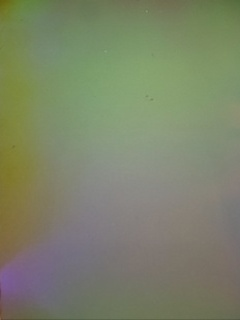
#> input picture archive-isaaclab-2.3.2/packages/contrib/isaaclab_contrib/sensors/openworldtactile_sensor/gelsight_r15_data/bg.jpg, 240 x 320 px; its folder holds only this picture in this run
$ python -i openworldtactile_marker_tracking.py   (imports and definitions only)   (older library calls are emulated)
#> lines starting #> are read from the running program, lines starting #| are printed output that depends on the picture
from __future__ import annotations

from dataclasses import dataclass
from typing import Any

import cv2
import numpy as np

from .openworldtactile_camera_membrane import CameraMembraneObservation, extract_camera_observation
from .openworldtactile_uipc_force import FORCE_CHANNEL_ORDER, FORCE_UNITS


EPS = 1.0e-9


@dataclass
class MarkerDetection:
    id: int
    x_px: float
    y_px: float
    radius_px: float
    confidence: float
    area_px: float


@dataclass
class MarkerTrack:
    id: int
    rest_x_px: float
    rest_y_px: float
    current_x_px: float
    current_y_px: float
    dx_px: float
    dy_px: float
    valid: bool
    confidence: float
    match_distance_px: float


@dataclass
class MarkerFlowResult:
    dense_flow_px: np.ndarray
    corrected_flow_px: np.ndarray
    shear_map: np.ndarray
    shear_confidence: np.ndarray
    rest_markers: list[MarkerDetection]
    current_markers: list[MarkerDetection]
    marker_tracks: list[MarkerTrack]
    marker_tracks_array: np.ndarray
    marker_overlay: np.ndarray


def _as_rgb_uint8(image: np.ndarray) -> np.ndarray:
    rgb = np.asarray(image)
    if rgb.ndim >= 4 and rgb.shape[0] == 1:
        rgb = rgb[0]
    if rgb.ndim != 3 or rgb.shape[-1] < 3:
        raise ValueError(f"RGB image must have shape H x W x 3 or H x W x 4, got {rgb.shape}")
    rgb = rgb[..., :3]
    if rgb.dtype == np.uint8:
        return np.ascontiguousarray(rgb)
    rgb = rgb.astype(np.float32, copy=False)
    if float(np.nanmax(rgb)) <= 1.0:
        rgb = rgb * 255.0
    return np.ascontiguousarray(np.clip(rgb, 0.0, 255.0).astype(np.uint8))


def _rgb_to_gray(rgb: np.ndarray) -> np.ndarray:
    return cv2.cvtColor(_as_rgb_uint8(rgb), cv2.COLOR_RGB2GRAY)


def detect_black_markers(
    rgb: np.ndarray,
    *,
    threshold: int = 70,
    min_area_px: float = 8.0,
    max_area_px: float = 800.0,
    min_circularity: float = 0.35,
    border_px: int = 2,
) -> list[MarkerDetection]:
    """Detect dark circular marker dots in an RGB camera frame."""
#> called with threshold = 70, min_area_px = 8, max_area_px = 800, min_circularity = 0.35, border_px = 2

    image = _as_rgb_uint8(rgb)
    height, width = image.shape[:2]
#> height = 320; width = 240
    gray = cv2.cvtColor(image, cv2.COLOR_RGB2GRAY)
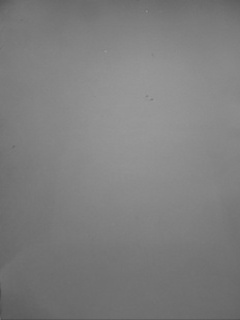
#> gray: shape (320, 240); min 76, max 153, mean 126.2
    mask = (gray <= int(threshold)).astype(np.uint8) * 255
#> mask: shape (320, 240); every value is 0
    if border_px > 0:
        mask[:border_px, :] = 0
        mask[-border_px:, :] = 0
        mask[:, :border_px] = 0
        mask[:, -border_px:] = 0

    kernel = np.ones((3, 3), dtype=np.uint8)
    mask = cv2.morphologyEx(mask, cv2.MORPH_OPEN, kernel)
    mask = cv2.morphologyEx(mask, cv2.MORPH_CLOSE, kernel)

    num_labels, labels, stats, centroids = cv2.connectedComponentsWithStats(mask, connectivity=8)
#> labels: shape (320, 240) int32; every value is 0
#> num_labels = 1; stats = [[0, 0, 240, 320, 76800]]; centroids = [[119.5, 159.5]]
    detections: list[MarkerDetection] = []
    for label in range(1, num_labels):
        area = float(stats[label, cv2.CC_STAT_AREA])
        if area < min_area_px or area > max_area_px:
            continue

        component_mask = (labels == label).astype(np.uint8) * 255
        contours, _ = cv2.findContours(component_mask, cv2.RETR_EXTERNAL, cv2.CHAIN_APPROX_SIMPLE)
        if not contours:
            continue
        perimeter = float(cv2.arcLength(max(contours, key=cv2.contourArea), True))
        circularity = 4.0 * np.pi * area / max(perimeter * perimeter, EPS)
        if circularity < min_circularity:
            continue

        x_px = float(centroids[label][0])
        y_px = float(centroids[label][1])
        if not (0.0 <= x_px < width and 0.0 <= y_px < height):
            continue
        radius = float(np.sqrt(area / np.pi))
        darkness = 1.0 - float(np.mean(gray[labels == label])) / 255.0
        confidence = float(np.clip(0.65 * circularity + 0.35 * darkness, 0.0, 1.0))
        detections.append(
            MarkerDetection(
                id=-1,
                x_px=x_px,
                y_px=y_px,
                radius_px=radius,
                confidence=confidence,
                area_px=area,
            )
        )
#> after the loop, detections = []

    detections.sort(key=lambda m: (m.y_px, m.x_px))
    return [
        MarkerDetection(
            id=idx,
            x_px=marker.x_px,
            y_px=marker.y_px,
            radius_px=marker.radius_px,
            confidence=marker.confidence,
            area_px=marker.area_px,
        )
        for idx, marker in enumerate(detections)
    ]


# [261 lines left out: functions _compute_dense_flow, _sample_field_bilinear, _match_markers, _idw_vectors, _texture_confidence, _forward_backward_confidence and 3 more, not called in this run]


class HybridMarkerFlowTracker:
    """Track a textured membrane with dense optical flow anchored by marker dots."""

    # [146 lines left out: functions __init__, set_rest_rgb, track, not called in this run]


# [201 lines that did not run here, left out]

>>> import cv2
>>> picture = cv2.cvtColor(cv2.imread('../../../../archive-isaaclab-2.3.2/packages/contrib/isaaclab_contrib/sensors/openworldtactile_sensor/gelsight_r15_data/bg.jpg'), cv2.COLOR_BGR2RGB)
>>> result = detect_black_markers(picture)
#> result = []
